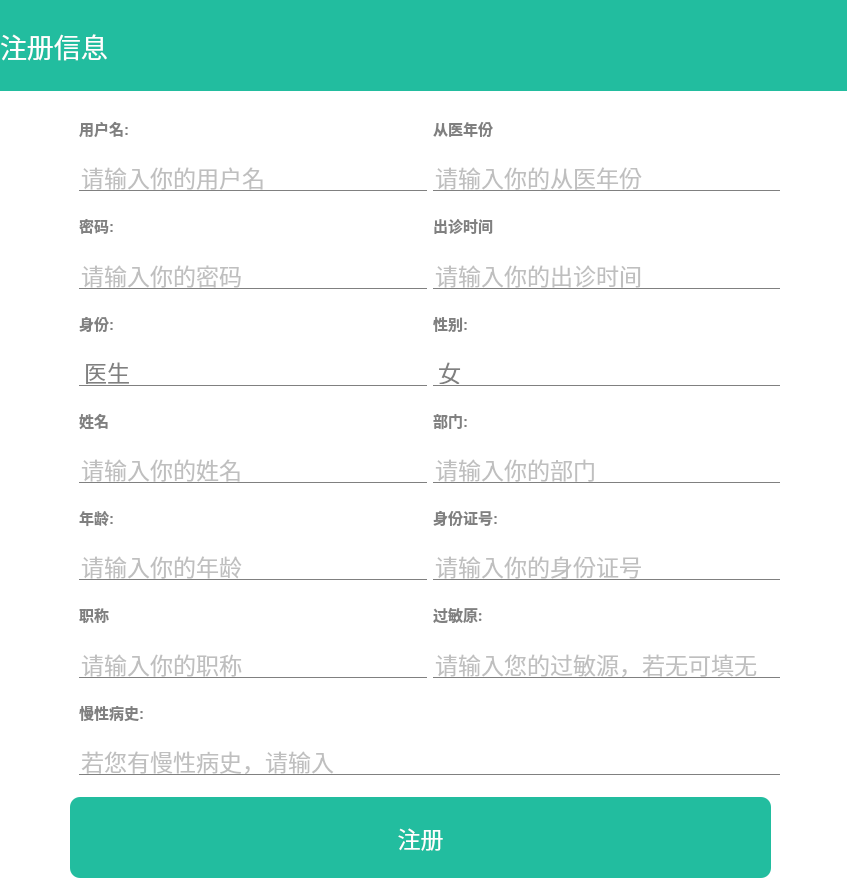
<?xml version="1.0" encoding="UTF-8"?>
<ui version="4.0">
 <class>RegistDlg</class>
 <widget class="QDialog" name="RegistDlg">
  <property name="geometry">
   <rect>
    <x>0</x>
    <y>0</y>
    <width>847</width>
    <height>885</height>
   </rect>
  </property>
  <property name="minimumSize">
   <size>
    <width>430</width>
    <height>330</height>
   </size>
  </property>
  <property name="maximumSize">
   <size>
    <width>16777215</width>
    <height>16777215</height>
   </size>
  </property>
  <property name="windowTitle">
   <string>Dialog</string>
  </property>
  <property name="styleSheet">
   <string notr="true">background-color: rgb(238, 238, 236);</string>
  </property>
  <widget class="QPushButton" name="pushBtn_hide">
   <property name="geometry">
    <rect>
     <x>770</x>
     <y>10</y>
     <width>34</width>
     <height>40</height>
    </rect>
   </property>
   <property name="font">
    <font>
     <pointsize>17</pointsize>
    </font>
   </property>
   <property name="styleSheet">
    <string notr="true">QPushButton {
	background-color: transparent; /* 设置背景为透明 */
	border: none; /* no border for a flat push button */
	image: url(:/src/min.png); /* 最小化 */
	min-width: 34px;
	max-width: 34px;
	min-height: 40px;
	max-height: 40px;
}
QPushButton::hover {
	background-color: rgba(166,166,166, 50); 
}</string>
   </property>
   <property name="text">
    <string/>
   </property>
  </widget>
  <widget class="QPushButton" name="pushBtn_regist">
   <property name="geometry">
    <rect>
     <x>70</x>
     <y>797</y>
     <width>701</width>
     <height>81</height>
    </rect>
   </property>
   <property name="minimumSize">
    <size>
     <width>235</width>
     <height>35</height>
    </size>
   </property>
   <property name="font">
    <font>
     <pointsize>17</pointsize>
    </font>
   </property>
   <property name="styleSheet">
    <string notr="true">QPushButton
{
	background-color: #22BD9F;
	color:white;
	border-radius:10px
}</string>
   </property>
   <property name="text">
    <string>注册</string>
   </property>
  </widget>
  <widget class="QPushButton" name="pushBtn_close">
   <property name="geometry">
    <rect>
     <x>800</x>
     <y>10</y>
     <width>34</width>
     <height>40</height>
    </rect>
   </property>
   <property name="font">
    <font>
     <pointsize>17</pointsize>
    </font>
   </property>
   <property name="styleSheet">
    <string notr="true">QPushButton {
	background-color: transparent; /* 设置背景为透明 */
	border: none; /* no border for a flat push button */
	image: url(:/src/close.png); /* 最小化 */
	min-width: 34px;
	max-width: 34px;
	min-height: 40px;
	max-height: 40px;
}
QPushButton::hover {
	background-color: #f57575; 
}</string>
   </property>
   <property name="text">
    <string/>
   </property>
  </widget>
  <widget class="QLabel" name="label_2">
   <property name="geometry">
    <rect>
     <x>0</x>
     <y>0</y>
     <width>851</width>
     <height>91</height>
    </rect>
   </property>
   <property name="font">
    <font>
     <family>Ubuntu</family>
     <pointsize>20</pointsize>
    </font>
   </property>
   <property name="styleSheet">
    <string notr="true">QLabel {
    background-color: #22BD9F; 
    color: white; 
    font-family: &quot;Ubuntu&quot;; 
    font-size: 20pt; 
	qproperty-alignment: 'AlignCenter'; 
}</string>
   </property>
   <property name="text">
    <string>注册信息</string>
   </property>
  </widget>
  <widget class="QWidget" name="widget" native="true">
   <property name="geometry">
    <rect>
     <x>-1</x>
     <y>90</y>
     <width>851</width>
     <height>801</height>
    </rect>
   </property>
   <property name="font">
    <font>
     <pointsize>17</pointsize>
    </font>
   </property>
   <property name="styleSheet">
    <string notr="true">/* QWidget的样式 */
QWidget {
    background-color: white; /* 设置背景颜色为白色 */
}

/* QLabel的样式 */
QLabel {
    background-color: transparent; /* 设置背景为透明 */
    color: black; /* 设置文本颜色为黑色（你可以根据需要更改颜色） */
    font-size: 12pt; /* 设置字体大小 */
}</string>
   </property>
   <widget class="QWidget" name="gridLayoutWidget">
    <property name="geometry">
     <rect>
      <x>80</x>
      <y>10</y>
      <width>701</width>
      <height>675</height>
     </rect>
    </property>
    <property name="font">
     <font>
      <pointsize>17</pointsize>
     </font>
    </property>
    <layout class="QGridLayout" name="gridLayout">
     <item row="10" column="0">
      <widget class="QLabel" name="label">
       <property name="font">
        <font>
         <family>Ubuntu</family>
         <pointsize>11</pointsize>
         <weight>75</weight>
         <bold>true</bold>
        </font>
       </property>
       <property name="styleSheet">
        <string notr="true">QLabel {
    color: grey; /* 设置字体颜色为灰色 */
    font-family: &quot;Ubuntu&quot;; /* 设置字体为Ubuntu */
    font-size: 11pt; /* 设置字体大小为11点 */
}
</string>
       </property>
       <property name="text">
        <string>姓名</string>
       </property>
      </widget>
     </item>
     <item row="4" column="0">
      <widget class="QLineEdit" name="lineEdit_username">
       <property name="minimumSize">
        <size>
         <width>240</width>
         <height>0</height>
        </size>
       </property>
       <property name="maximumSize">
        <size>
         <width>450</width>
         <height>30</height>
        </size>
       </property>
       <property name="font">
        <font>
         <pointsize>17</pointsize>
        </font>
       </property>
       <property name="styleSheet">
        <string notr="true">QLineEdit {
    background-color: transparent; /* 设置背景为透明 */
    border: none; /* 去除所有边框 */
    border-bottom: 1px solid grey; /* 保留灰色下划线 */
    color: grey; /* 设置文字颜色为黑色（或其他你喜欢的颜色） */
}
</string>
       </property>
       <property name="text">
        <string/>
       </property>
       <property name="placeholderText">
        <string>请输入你的用户名</string>
       </property>
      </widget>
     </item>
     <item row="5" column="0">
      <widget class="QLabel" name="label_3">
       <property name="font">
        <font>
         <family>Ubuntu</family>
         <pointsize>11</pointsize>
         <weight>75</weight>
         <bold>true</bold>
        </font>
       </property>
       <property name="styleSheet">
        <string notr="true">QLabel {
    color: grey; /* 设置字体颜色为灰色 */
    font-family: &quot;Ubuntu&quot;; /* 设置字体为Ubuntu */
    font-size: 11pt; /* 设置字体大小为11点 */
}
</string>
       </property>
       <property name="text">
        <string>密码:</string>
       </property>
      </widget>
     </item>
     <item row="10" column="1">
      <widget class="QLabel" name="label_Addr_Dept">
       <property name="font">
        <font>
         <family>Ubuntu</family>
         <pointsize>11</pointsize>
         <weight>75</weight>
         <bold>true</bold>
        </font>
       </property>
       <property name="styleSheet">
        <string notr="true">QLabel {
    color: grey; /* 设置字体颜色为灰色 */
    font-family: &quot;Ubuntu&quot;; /* 设置字体为Ubuntu */
    font-size: 11pt; /* 设置字体大小为11点 */
}
</string>
       </property>
       <property name="text">
        <string>部门:</string>
       </property>
      </widget>
     </item>
     <item row="21" column="0" colspan="2">
      <widget class="QLineEdit" name="lineEdit_Diseases">
       <property name="font">
        <font>
         <pointsize>17</pointsize>
        </font>
       </property>
       <property name="styleSheet">
        <string notr="true">QLineEdit {
    background-color: transparent; /* 设置背景为透明 */
    border: none; /* 去除所有边框 */
    border-bottom: 1px solid grey; /* 保留灰色下划线 */
    color: grey; /* 设置文字颜色为黑色（或其他你喜欢的颜色） */
}
</string>
       </property>
       <property name="placeholderText">
        <string>若您有慢性病史，请输入</string>
       </property>
      </widget>
     </item>
     <item row="12" column="0">
      <widget class="QLabel" name="label_Age">
       <property name="font">
        <font>
         <family>Ubuntu</family>
         <pointsize>11</pointsize>
         <weight>75</weight>
         <bold>true</bold>
        </font>
       </property>
       <property name="styleSheet">
        <string notr="true">QLabel {
    color: grey; /* 设置字体颜色为灰色 */
    font-family: &quot;Ubuntu&quot;; /* 设置字体为Ubuntu */
    font-size: 11pt; /* 设置字体大小为11点 */
}
</string>
       </property>
       <property name="text">
        <string>年龄:</string>
       </property>
      </widget>
     </item>
     <item row="8" column="1">
      <widget class="QLabel" name="label_8">
       <property name="font">
        <font>
         <family>Ubuntu</family>
         <pointsize>11</pointsize>
         <weight>75</weight>
         <bold>true</bold>
        </font>
       </property>
       <property name="styleSheet">
        <string notr="true">QLabel {
    color: grey; /* 设置字体颜色为灰色 */
    font-family: &quot;Ubuntu&quot;; /* 设置字体为Ubuntu */
    font-size: 11pt; /* 设置字体大小为11点 */
}
</string>
       </property>
       <property name="text">
        <string>性别:</string>
       </property>
      </widget>
     </item>
     <item row="7" column="0">
      <widget class="QLineEdit" name="lineEdit_password">
       <property name="minimumSize">
        <size>
         <width>240</width>
         <height>0</height>
        </size>
       </property>
       <property name="maximumSize">
        <size>
         <width>450</width>
         <height>30</height>
        </size>
       </property>
       <property name="font">
        <font>
         <pointsize>17</pointsize>
        </font>
       </property>
       <property name="styleSheet">
        <string notr="true">QLineEdit {
    background-color: transparent; /* 设置背景为透明 */
    border: none; /* 去除所有边框 */
    border-bottom: 1px solid grey; /* 保留灰色下划线 */
    color: grey; /* 设置文字颜色为黑色（或其他你喜欢的颜色） */
}
</string>
       </property>
       <property name="text">
        <string extracomment="请输入你的密码"/>
       </property>
       <property name="placeholderText">
        <string>请输入你的密码</string>
       </property>
      </widget>
     </item>
     <item row="3" column="1">
      <widget class="QLabel" name="label_year">
       <property name="font">
        <font>
         <family>Ubuntu</family>
         <pointsize>11</pointsize>
         <weight>75</weight>
         <bold>true</bold>
        </font>
       </property>
       <property name="styleSheet">
        <string notr="true">QLabel {
    color: grey; /* 设置字体颜色为灰色 */
    font-family: &quot;Ubuntu&quot;; /* 设置字体为Ubuntu */
    font-size: 11pt; /* 设置字体大小为11点 */
}
</string>
       </property>
       <property name="text">
        <string>从医年份</string>
       </property>
      </widget>
     </item>
     <item row="13" column="0">
      <widget class="QLineEdit" name="lineEdit_Age">
       <property name="font">
        <font>
         <pointsize>17</pointsize>
        </font>
       </property>
       <property name="styleSheet">
        <string notr="true">QLineEdit {
    background-color: transparent; /* 设置背景为透明 */
    border: none; /* 去除所有边框 */
    border-bottom: 1px solid grey; /* 保留灰色下划线 */
    color: grey; /* 设置文字颜色为黑色（或其他你喜欢的颜色） */
}
</string>
       </property>
       <property name="placeholderText">
        <string>请输入你的年龄</string>
       </property>
      </widget>
     </item>
     <item row="15" column="0">
      <widget class="QLabel" name="label_level">
       <property name="font">
        <font>
         <family>Ubuntu</family>
         <pointsize>11</pointsize>
         <weight>75</weight>
         <bold>true</bold>
        </font>
       </property>
       <property name="styleSheet">
        <string notr="true">QLabel {
    color: grey; /* 设置字体颜色为灰色 */
    font-family: &quot;Ubuntu&quot;; /* 设置字体为Ubuntu */
    font-size: 11pt; /* 设置字体大小为11点 */
}
</string>
       </property>
       <property name="text">
        <string>职称</string>
       </property>
      </widget>
     </item>
     <item row="5" column="1">
      <widget class="QLabel" name="label_time">
       <property name="font">
        <font>
         <family>Ubuntu</family>
         <pointsize>11</pointsize>
         <weight>75</weight>
         <bold>true</bold>
        </font>
       </property>
       <property name="styleSheet">
        <string notr="true">QLabel {
    color: grey; /* 设置字体颜色为灰色 */
    font-family: &quot;Ubuntu&quot;; /* 设置字体为Ubuntu */
    font-size: 11pt; /* 设置字体大小为11点 */
}
</string>
       </property>
       <property name="text">
        <string>出诊时间</string>
       </property>
      </widget>
     </item>
     <item row="4" column="1">
      <widget class="QLineEdit" name="lineEdit_year">
       <property name="font">
        <font>
         <pointsize>17</pointsize>
        </font>
       </property>
       <property name="styleSheet">
        <string notr="true">QLineEdit {
    background-color: transparent; /* 设置背景为透明 */
    border: none; /* 去除所有边框 */
    border-bottom: 1px solid grey; /* 保留灰色下划线 */
    color: grey; /* 设置文字颜色为黑色（或其他你喜欢的颜色） */
}
</string>
       </property>
       <property name="placeholderText">
        <string>请输入你的从医年份</string>
       </property>
      </widget>
     </item>
     <item row="9" column="1">
      <widget class="QComboBox" name="comboBox_Sex">
       <property name="font">
        <font>
         <pointsize>17</pointsize>
        </font>
       </property>
       <property name="styleSheet">
        <string notr="true">QComboBox {
    border: none; /* 移除边框 */
    background-color: transparent; /* 使背景透明 */
}
QComboBox {
    border: none; /* 移除整个 QComboBox 的边框 */
    border-bottom: 1px solid gray; /* 添加一个灰色的下划线 */
}

QComboBox {
    color:gray
}
QComboBox::drop-down {
    border: none; /* 移除下拉按钮的边框 */
    background: transparent; /* 使下拉按钮背景透明 */
}
QComboBox::down-arrow {
    border: none;
    image: none;
    border-left: 5px solid transparent;
    border-right: 5px solid transparent;
    border-top: 5px solid gray; /* 手动绘制一个白色的箭头 */
    width: 0;
    height: 0;
}</string>
       </property>
       <item>
        <property name="text">
         <string>女</string>
        </property>
       </item>
       <item>
        <property name="text">
         <string>男</string>
        </property>
       </item>
      </widget>
     </item>
     <item row="11" column="0">
      <widget class="QLineEdit" name="lineEdit_Name">
       <property name="font">
        <font>
         <pointsize>17</pointsize>
        </font>
       </property>
       <property name="styleSheet">
        <string notr="true">QLineEdit {
    background-color: transparent; /* 设置背景为透明 */
    border: none; /* 去除所有边框 */
    border-bottom: 1px solid grey; /* 保留灰色下划线 */
    color: grey; /* 设置文字颜色为黑色（或其他你喜欢的颜色） */
}
</string>
       </property>
       <property name="placeholderText">
        <string>请输入你的姓名</string>
       </property>
      </widget>
     </item>
     <item row="8" column="0">
      <widget class="QLabel" name="label_11">
       <property name="font">
        <font>
         <family>Ubuntu</family>
         <pointsize>11</pointsize>
         <weight>75</weight>
         <bold>true</bold>
        </font>
       </property>
       <property name="styleSheet">
        <string notr="true">QLabel {
    color: grey; /* 设置字体颜色为灰色 */
    font-family: &quot;Ubuntu&quot;; /* 设置字体为Ubuntu */
    font-size: 11pt; /* 设置字体大小为11点 */
}
</string>
       </property>
       <property name="text">
        <string>身份:</string>
       </property>
      </widget>
     </item>
     <item row="16" column="0">
      <widget class="QLineEdit" name="lineEdit_Tel">
       <property name="font">
        <font>
         <pointsize>17</pointsize>
        </font>
       </property>
       <property name="styleSheet">
        <string notr="true">QLineEdit {
    background-color: transparent; /* 设置背景为透明 */
    border: none; /* 去除所有边框 */
    border-bottom: 1px solid grey; /* 保留灰色下划线 */
    color: grey; /* 设置文字颜色为黑色（或其他你喜欢的颜色） */
}
</string>
       </property>
       <property name="placeholderText">
        <string>请输入你的职称</string>
       </property>
      </widget>
     </item>
     <item row="13" column="1">
      <widget class="QLineEdit" name="lineEdit_ID">
       <property name="font">
        <font>
         <pointsize>17</pointsize>
        </font>
       </property>
       <property name="styleSheet">
        <string notr="true">QLineEdit {
    background-color: transparent; /* 设置背景为透明 */
    border: none; /* 去除所有边框 */
    border-bottom: 1px solid grey; /* 保留灰色下划线 */
    color: grey; /* 设置文字颜色为黑色（或其他你喜欢的颜色） */
}
</string>
       </property>
       <property name="placeholderText">
        <string>请输入你的身份证号</string>
       </property>
      </widget>
     </item>
     <item row="12" column="1">
      <widget class="QLabel" name="label_6">
       <property name="font">
        <font>
         <family>Ubuntu</family>
         <pointsize>11</pointsize>
         <weight>75</weight>
         <bold>true</bold>
        </font>
       </property>
       <property name="styleSheet">
        <string notr="true">QLabel {
    color: grey; /* 设置字体颜色为灰色 */
    font-family: &quot;Ubuntu&quot;; /* 设置字体为Ubuntu */
    font-size: 11pt; /* 设置字体大小为11点 */
}
</string>
       </property>
       <property name="text">
        <string>身份证号:</string>
       </property>
      </widget>
     </item>
     <item row="9" column="0">
      <widget class="QComboBox" name="comboBox_isPatient">
       <property name="font">
        <font>
         <pointsize>17</pointsize>
        </font>
       </property>
       <property name="styleSheet">
        <string notr="true">QComboBox {
    border: none; /* 移除边框 */
    background-color: transparent; /* 使背景透明 */
}
QComboBox {
    border: none; /* 移除整个 QComboBox 的边框 */
    border-bottom: 1px solid gray; /* 添加一个灰色的下划线 */
}

QComboBox {
    color:gray
}
QComboBox::drop-down {
    border: none; /* 移除下拉按钮的边框 */
    background: transparent; /* 使下拉按钮背景透明 */
}
QComboBox::down-arrow {
    border: none;
    image: none;
    border-left: 5px solid transparent;
    border-right: 5px solid transparent;
    border-top: 5px solid gray; /* 手动绘制一个白色的箭头 */
    width: 0;
    height: 0;
}</string>
       </property>
       <item>
        <property name="text">
         <string>医生</string>
        </property>
       </item>
       <item>
        <property name="text">
         <string>患者</string>
        </property>
       </item>
      </widget>
     </item>
     <item row="16" column="1">
      <widget class="QLineEdit" name="lineEdit_Allergies">
       <property name="font">
        <font>
         <pointsize>17</pointsize>
        </font>
       </property>
       <property name="styleSheet">
        <string notr="true">QLineEdit {
    background-color: transparent; /* 设置背景为透明 */
    border: none; /* 去除所有边框 */
    border-bottom: 1px solid grey; /* 保留灰色下划线 */
    color: grey; /* 设置文字颜色为黑色（或其他你喜欢的颜色） */
}
</string>
       </property>
       <property name="placeholderText">
        <string>请输入您的过敏源，若无可填无</string>
       </property>
      </widget>
     </item>
     <item row="3" column="0">
      <widget class="QLabel" name="label_4">
       <property name="font">
        <font>
         <family>Ubuntu</family>
         <pointsize>11</pointsize>
         <weight>75</weight>
         <bold>true</bold>
        </font>
       </property>
       <property name="layoutDirection">
        <enum>Qt::LeftToRight</enum>
       </property>
       <property name="styleSheet">
        <string notr="true">QLabel {
    color: grey; /* 设置字体颜色为灰色 */
    font-family: &quot;Ubuntu&quot;; /* 设置字体为Ubuntu */
    font-size: 11pt; /* 设置字体大小为11点 */
}
</string>
       </property>
       <property name="text">
        <string>用户名:</string>
       </property>
      </widget>
     </item>
     <item row="7" column="1">
      <widget class="QLineEdit" name="lineEdit_time">
       <property name="font">
        <font>
         <pointsize>17</pointsize>
        </font>
       </property>
       <property name="styleSheet">
        <string notr="true">QLineEdit {
    background-color: transparent; /* 设置背景为透明 */
    border: none; /* 去除所有边框 */
    border-bottom: 1px solid grey; /* 保留灰色下划线 */
    color: grey; /* 设置文字颜色为黑色（或其他你喜欢的颜色） */
}
</string>
       </property>
       <property name="placeholderText">
        <string>请输入你的出诊时间</string>
       </property>
      </widget>
     </item>
     <item row="11" column="1">
      <widget class="QLineEdit" name="lineEdit_Address">
       <property name="font">
        <font>
         <pointsize>17</pointsize>
        </font>
       </property>
       <property name="autoFillBackground">
        <bool>false</bool>
       </property>
       <property name="styleSheet">
        <string notr="true">QLineEdit {
    background-color: transparent; /* 设置背景为透明 */
    border: none; /* 去除所有边框 */
    border-bottom: 1px solid grey; /* 保留灰色下划线 */
    color: grey; /* 设置文字颜色为黑色（或其他你喜欢的颜色） */
}
</string>
       </property>
       <property name="placeholderText">
        <string>请输入你的部门</string>
       </property>
      </widget>
     </item>
     <item row="17" column="0" colspan="2">
      <widget class="QLabel" name="label_Diseases">
       <property name="font">
        <font>
         <family>Ubuntu</family>
         <pointsize>11</pointsize>
         <weight>75</weight>
         <bold>true</bold>
        </font>
       </property>
       <property name="styleSheet">
        <string notr="true">QLabel {
    color: grey; /* 设置字体颜色为灰色 */
    font-family: &quot;Ubuntu&quot;; /* 设置字体为Ubuntu */
    font-size: 11pt; /* 设置字体大小为11点 */
}
</string>
       </property>
       <property name="text">
        <string>慢性病史:</string>
       </property>
      </widget>
     </item>
     <item row="15" column="1">
      <widget class="QLabel" name="label_Allergies">
       <property name="font">
        <font>
         <family>aakar</family>
         <pointsize>11</pointsize>
         <weight>75</weight>
         <bold>true</bold>
        </font>
       </property>
       <property name="styleSheet">
        <string notr="true">/* QLabel的样式 */
QLabel {
    background-color: transparent; /* 设置背景为透明 */
    color: grey; /* 设置文本颜色为黑色（你可以根据需要更改颜色） */
    font-size: 11pt; /* 设置字体大小 */
}
</string>
       </property>
       <property name="text">
        <string>过敏原:</string>
       </property>
      </widget>
     </item>
    </layout>
    <zorder>lineEdit_username</zorder>
    <zorder>lineEdit_password</zorder>
    <zorder>label_11</zorder>
    <zorder>comboBox_isPatient</zorder>
    <zorder>label_3</zorder>
    <zorder>label</zorder>
    <zorder>lineEdit_Name</zorder>
    <zorder>label_Age</zorder>
    <zorder>lineEdit_Age</zorder>
    <zorder>lineEdit_Tel</zorder>
    <zorder>label_4</zorder>
    <zorder>label_year</zorder>
    <zorder>lineEdit_year</zorder>
    <zorder>label_time</zorder>
    <zorder>label_8</zorder>
    <zorder>comboBox_Sex</zorder>
    <zorder>label_Addr_Dept</zorder>
    <zorder>lineEdit_Address</zorder>
    <zorder>lineEdit_Allergies</zorder>
    <zorder>lineEdit_Diseases</zorder>
    <zorder>lineEdit_time</zorder>
    <zorder>lineEdit_ID</zorder>
    <zorder>label_6</zorder>
    <zorder>label_level</zorder>
    <zorder>label_Diseases</zorder>
    <zorder>label_Allergies</zorder>
   </widget>
  </widget>
  <zorder>widget</zorder>
  <zorder>label_2</zorder>
  <zorder>pushBtn_hide</zorder>
  <zorder>pushBtn_regist</zorder>
  <zorder>pushBtn_close</zorder>
 </widget>
 <resources/>
 <connections/>
</ui>
